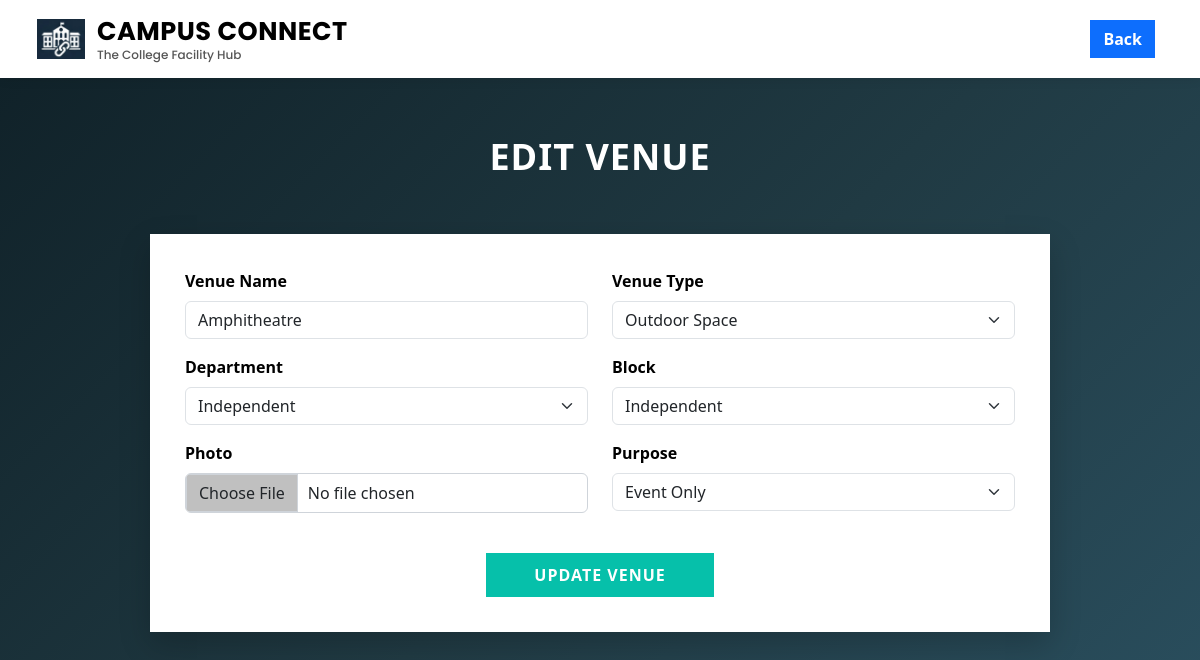
Before: /admin/edit_venue/10 (signed in) with the older database file.
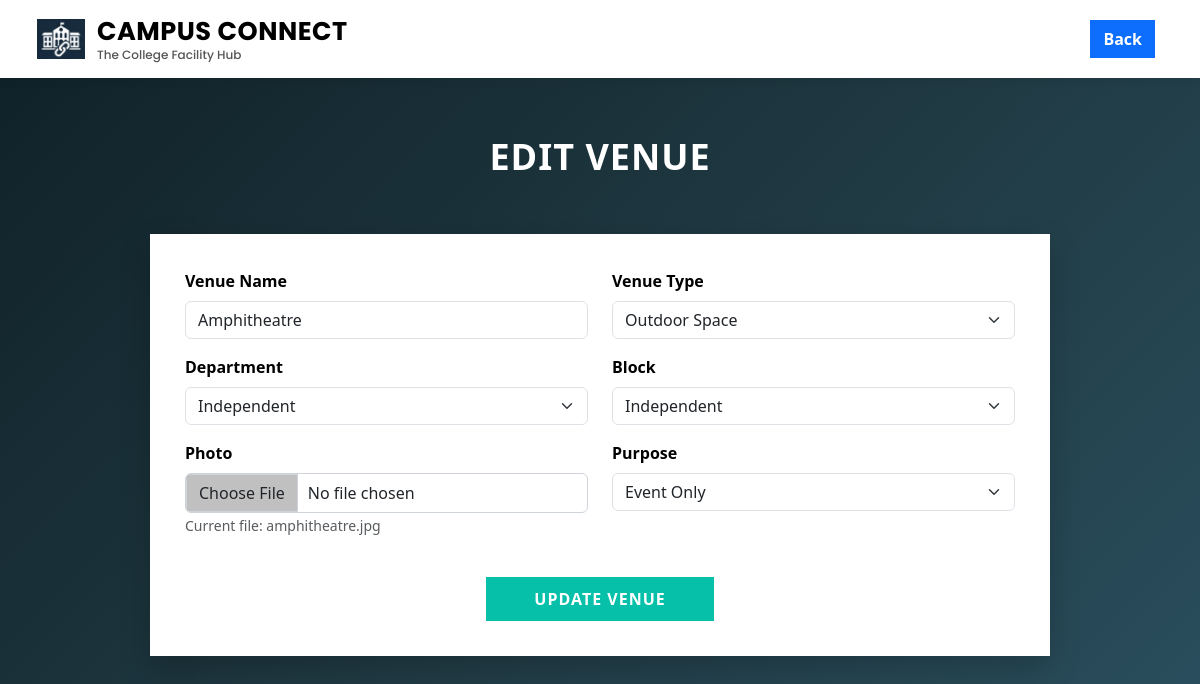
After: the same page with the newer database file.
### tables this page shows
CREATE TABLE venues (
        venue_id INTEGER PRIMARY KEY AUTOINCREMENT,
        name TEXT NOT NULL,
        type TEXT NOT NULL,
        department TEXT NOT NULL,
        block TEXT NOT NULL,
        photo TEXT,
        purpose TEXT NOT NULL,
        created_at TIMESTAMP DEFAULT CURRENT_TIMESTAMP
    );

### app.py (the view, shortened to what this page needs)
@app.route("/admin/edit_venue/<int:venue_id>", methods=["GET", "POST"])
def admin_edit_venue(venue_id):
    if 'user_id' not in session or session['role'] != 'admin':
        return redirect('/login')
    conn = get_connection()
    cursor = conn.cursor()
    cursor.execute("SELECT * FROM venues WHERE venue_id = ?", (venue_id,))
    venue = cursor.fetchone()
    conn.close()
    return render_template("admin_edit_venue.html", venue=venue)

### app.py (called while the page is built)
def get_connection():
    conn = sqlite3.connect("campus_connect.db")
    conn.row_factory = sqlite3.Row
    conn.execute("PRAGMA foreign_keys = ON")  # 🔥 ensure cascade always works
    return conn

### templates/admin_edit_venue.html (shortened to what this page needs)
<!DOCTYPE html>
<html lang="en">
<head>
    <link href="https://cdn.jsdelivr.net/npm/bootstrap@5.3.2/dist/css/bootstrap.min.css" rel="stylesheet">
    <link rel="stylesheet" href="{{ url_for('static', filename='css/style.css') }}">
</head>
<body>
<nav class="navbar navbar-expand-lg navbar-light custom-navbar fixed-top">
    <div class="container-fluid">
        <div class="navbar-brand d-flex align-items-center">
            <img src="{{ url_for('static', filename='images/logo.png') }}" class="logo-img">
            <div class="brand-text">
                <span class="brand-title">CAMPUS CONNECT</span>
                <span class="brand-tagline">The College Facility Hub</span>
            </div>
        </div>
        <div class="ms-auto">
            <a href="{{ url_for('admin_view_venues') }}" class="btn btn-primary me-2"><b>Back</b></a>
        </div>
    </div>
</nav>
<div class="dashboard-title">
    <b>EDIT VENUE</b>
</div>
<div class="container d-flex justify-content-center">
    <div class="register-box">
        <form method="POST" enctype="multipart/form-data">
            <div class="row">
                <div class="col-md-6 mb-3">
                    <label class="form-label fw-semibold">Venue Name</label>
                    <input type="text" name="name" class="form-control"
                           value="{{ venue.name }}" required>
                </div>
                <div class="col-md-6 mb-3">
                    <label class="form-label fw-semibold">Venue Type</label>
                    <select name="type" class="form-select" required>
                        <option {% if venue.type=='Outdoor Space' %}selected{% endif %}>Outdoor Space</option>
                    </select>
                </div>
                <div class="col-md-6 mb-3">
                    <label class="form-label fw-semibold">Department</label>
                    <select name="department" class="form-select" required>
                        <option {% if venue.department=='Independent' %}selected{% endif %}>Independent</option>
                    </select>
                </div>
                <div class="col-md-6 mb-3">
                    <label class="form-label fw-semibold">Block</label>
                    <select name="block" class="form-select" required>
                        <option {% if venue.block=='Independent' %}selected{% endif %}>Independent</option>
                    </select>
                </div>
                <div class="col-md-6 mb-3">
                    <label class="form-label fw-semibold">Photo</label>
                    <input type="file" name="photo" id="photoInput" class="form-control">
                    {% if venue.photo %}
                        <small class="text-muted">
                            Current file: <span id="currentPhotoName">{{ venue.photo }}</span>
                        </small>
                    {% endif %}
                </div>
                <div class="col-md-6 mb-3">
                    <label class="form-label fw-semibold">Purpose</label>
                    <select name="purpose" class="form-select" required>
                        <option {% if venue.purpose=='Event Only' %}selected{% endif %}>Event Only</option>
                    </select>
                </div>
            </div>
            <div class="text-center mt-4">
                <button type="submit" class="btn btn-login-primary px-5">
                    UPDATE VENUE
                </button>
            </div>
        </form>
    </div>
</div>
</body>
</html>

Changed rows visible on the page:
changed venues "Amphitheatre": photo (not shown) → "amphitheatre.jpg"
Other visible differences:
text now shown: "Current file:"
